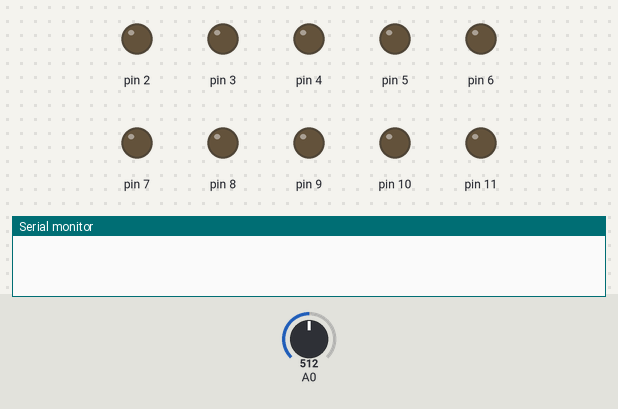
The sketch below on a simulated Arduino Uno, built with avr-gcc and run on an emulated ATmega328P. Shown: output pins drawn as LEDs (lit = HIGH), the last lines printed to the serial monitor. Inputs (shaded band) come from the test bench; at power-on: A0 = 512.

Above: at 1.2 s.
1.3 s: A0 set to 642
2.8 s: A0 set to 658
At 3.05 s:
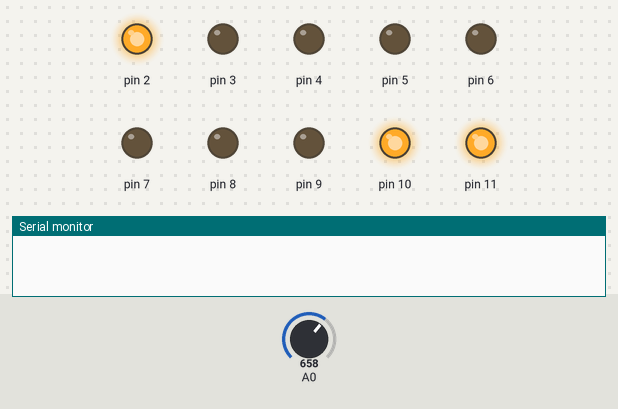
At 10.18 s:
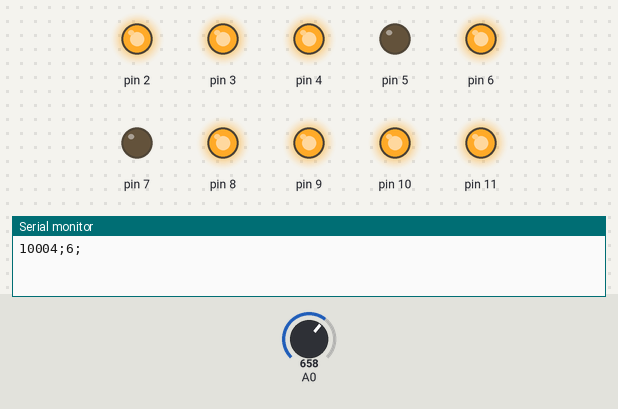
Timing chart, 0 to 10.7 s (numbered marks = the images above; inputs shaded):
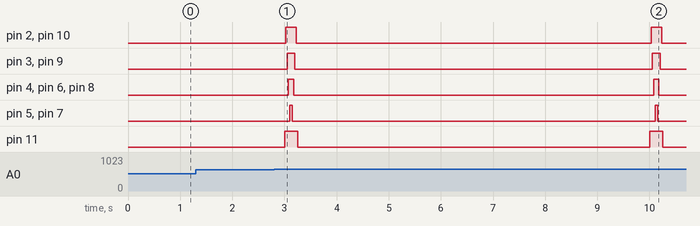

Measured:
- the behaviour switches between 650 and 651 on A0 (found by bisection; images 0 and 1)
- after the input at 1.3 s, every drawn part: stays the same
- after the input at 2.8 s, pin 2: alternates HIGH for 0.20 s and LOW for 6.8 s, starting after 0.23 s; pin 3: alternates HIGH for 0.15 s and LOW for 6.9 s, starting after 0.25 s

The sketch:

main.ino
```cpp
#include "cardio.h"
#include "coeur.h"
#include "param.h"

boolean detection;
const int A=0;
int pulse;      //mesure en direct
int f_cardiac;  //frequence cardiaque calculé

short ledPhase;

unsigned long time; //temps passer depuis le debut du calcule du pouds

unsigned long envois;

void setup() {

  Serial.begin(9600);
  pinMode(A, INPUT);
  pinMode (11, OUTPUT);
  pinMode (2, OUTPUT);
  pinMode (3, OUTPUT);
  pinMode (4, OUTPUT);
  pinMode (5, OUTPUT);
  pinMode (6, OUTPUT);
  pinMode (7, OUTPUT);
  pinMode (8, OUTPUT);
  pinMode (9, OUTPUT);
  pinMode (10, OUTPUT);

  envois = 0;
  ledPhase = 0;

  #ifdef MODE_CHENILLE
  digitalWrite (11, HIGH);
  #endif
  #ifdef MODE_LED2
  digitalWrite (2,HIGH);
  digitalWrite (4,HIGH);
  digitalWrite (6,HIGH);
  digitalWrite (8,HIGH);
  digitalWrite (10,HIGH);
  #endif
  #ifdef MODE_LED3
  digitalWrite (3,HIGH);
  digitalWrite (6,HIGH);
  digitalWrite (9,HIGH);
  #endif
}

void loop()
{
 f_cardiac=mesure(10);
 time = millis();
 Serial.print(time);
 Serial.print(";");
 Serial.print(f_cardiac);
 Serial.print(";");
}
```

cardio.h
```cpp
/*  Fichier     : cardio.h
 *  Auteur      : Hugo Le Boennec
 *  Description : Contient les fonctions pour la lecture des pulsations et le calcul du pouls
 */

#ifndef CARDIO_INCLUDED
#define CARDIO_INCLUDED

double pouls(unsigned int pulsations);

int mesure(int t);

#endif
```

cardio.ino
```cpp
/*  Fichier     : cardio.c
 *  Auteur      : Hugo Le Boennec
 *  Description : Contient les fonctions pour la lecture des pulsations et le calcul du pouls
 */

#include "cardio.h"

#define INTERVALLE 10000

double pouls(unsigned int pulsations)
{
  return pulsations * (INTERVALLE / 60000);
}


int mesure(int t)
{
  //Serial.begin(9600);
  unsigned long ms,duree;

  ms = t*4;

  int m,p,pouls,ms_start,ms_fin;
  unsigned long i;
  boolean level,last,plus;

  i=0;
  p=0;
  m=0;
  level=0;
  last=0;
  plus=0;


  /*Serial.print("T = ");
  Serial.println(t);
  Serial.print("ms = ");
  Serial.println(ms);*/
  while (m<500)
  {
    m=analogRead(A0);
   // Serial.println("attente présence doigt");
  }
  //Serial.println("fin du while");

  ms_start=millis();
  for(i=0;i<ms;i++)
  {
   if(analogRead(A0) > 650)
    {
      level=1;
      if(level!=last)
      {
        p++;
       #ifdef MODE_CHENILLE
        Chenille();
       #endif
       #ifdef MODE_CLIGNOTEMENT
        Clignotement();
       #endif
       #ifdef MODE_LED2
        LED_2();
       #endif
       #ifdef MODE_LED3
        LED_3();
       #endif
       #ifdef MODE_LED1
        LED_1(LED_NUMBER);
       #endif
       plus=1;
      }
      last=1;

    }
    else
    {
      last=0;
      //Serial.println("Pas de changement");
    }
    if(plus==1)
    {
       #ifdef MODE_CHENILLEP
        Chenille_a();
        delay(25);
        Chenille_b();
        delay(25);
        Chenille_c();
        delay(25);
        Chenille_d();
        delay(25);
        Chenille_e();
        delay(25);
        Chenille_f();
        delay(25);
        Chenille_g();
        delay(25);
        Chenille_h();
        delay(25);
        Chenille_i();
        delay(25);
        Chenille_j();
        delay(25);
        Chenille_k();
       #endif
       #ifdef MODE_CLIGNOTEMENTP
        Clignotement_a();
        delay(100);
        Clignotement_b();
        delay(100);
        Clignotement_a();
        delay(50);
        Clignotement_b();
       #endif
       #ifdef MODE_BATTEMENT
        Battement_a();
        delay(25);
        Battement_b();
        delay(25);
        Battement_c();
        delay(25);
        Battement_d();
        delay(25);
        Battement_e();
        delay(50);
        Battement_f();
        delay(25);
        Battement_g();
        delay(25);
        Battement_h();
        delay(25);
        Battement_i();
        delay(25);
        Battement_j();
       #endif
       plus=0;
    }
    else
    {
    delay(250);
    }
  }
  ms_fin=millis();
  duree=(ms_fin-ms_start)/1000;
  pouls=(p*60)/duree;
 /* Serial.print("battement");
  Serial.println(p);
  Serial.print("Durée de la mesure en seconde : ");
  Serial.println(duree);
  Serial.print("Pouls : ");
  Serial.println(pouls);*/
 return pouls;
}
```

coeur.h
```cpp
#ifndef COEUR_INCLUDED
#define COEUR_INCLUDED

int light_time;

void Chenille(void);
void Chenille_a(void);
void Chenille_b(void);
void Chenille_c(void);
void Chenille_d(void);
void Chenille_e(void);
void Chenille_f(void);
void Chenille_g(void);
void Chenille_h(void);
void Chenille_i(void);
void Chenille_j(void);
void Chenille_k(void);
void Clignotement(void);
void Clignotement_a(void);
void Clignotement_b(void);
void LED_2(void);
void LED_3(void);
void Battement_a(void);
void Battement_b(void);
void Battement_c(void);
void Battement_d(void);
void Battement_e(void);
void Battement_f(void);
void Battement_g(void);
void Battement_h(void);
void Battement_i(void);
void Battement_j(void);

void LED_1(int led);

#endif
```

coeur.ino
```cpp
void Chenille(){
        switch (ledPhase)
        {
          case 0 : digitalWrite (11, LOW); digitalWrite (2, HIGH); ledPhase++; break;
          case 1 : digitalWrite (2, LOW); digitalWrite (3, HIGH); ledPhase++; break;
          case 2 : digitalWrite (3, LOW); digitalWrite (4, HIGH); ledPhase++; break;
          case 3 : digitalWrite (4, LOW); digitalWrite (5, HIGH); ledPhase++; break;
          case 4 : digitalWrite (5, LOW); digitalWrite (6, HIGH); ledPhase++; break;
          case 5 : digitalWrite (6, LOW); digitalWrite (7, HIGH); ledPhase++; break;
          case 6 : digitalWrite (7, LOW); digitalWrite (8, HIGH); ledPhase++; break;
          case 7 : digitalWrite (8, LOW); digitalWrite (9, HIGH); ledPhase++; break;
          case 8 : digitalWrite (9, LOW); digitalWrite (10, HIGH); ledPhase++; break;
          case 9 : digitalWrite (10, LOW); digitalWrite (11, HIGH); ledPhase = 0; break;
        }
}
void Clignotement(){
   if (ledPhase==0)
   {
        digitalWrite (11, HIGH);
        digitalWrite (2, HIGH);
        digitalWrite (3, HIGH);
        digitalWrite (4, HIGH);
        digitalWrite (5, HIGH);
        digitalWrite (6, HIGH);
        digitalWrite (7, HIGH);
        digitalWrite (8, HIGH);
        digitalWrite (9, HIGH);
        digitalWrite (10, HIGH);

        ledPhase=1;
   }
   else
   {
        digitalWrite (11, LOW);
        digitalWrite (2, LOW);
        digitalWrite (3, LOW);
        digitalWrite (4, LOW);
        digitalWrite (5, LOW);
        digitalWrite (6, LOW);
        digitalWrite (7, LOW);
        digitalWrite (8, LOW);
        digitalWrite (9, LOW);
        digitalWrite (10, LOW);

        ledPhase=0;
   }
}
void LED_2(){
  if (ledPhase==0)
   {
        digitalWrite (2,LOW);
        digitalWrite (4,LOW);
        digitalWrite (6,LOW);
        digitalWrite (8,LOW);
        digitalWrite (10,LOW);
        digitalWrite (11,HIGH);
        digitalWrite (3,HIGH);
        digitalWrite (5,HIGH);
        digitalWrite (7,HIGH);
        digitalWrite (9,HIGH);

        ledPhase=1;
   }
   else
   {
        digitalWrite (11, LOW);
        digitalWrite (3, LOW);
        digitalWrite (5, LOW);
        digitalWrite (7, LOW);
        digitalWrite (9, LOW);
        digitalWrite (2,HIGH);
        digitalWrite (4,HIGH);
        digitalWrite (6,HIGH);
        digitalWrite (8,HIGH);
        digitalWrite (10,HIGH);

        ledPhase=0;
   }
}
void LED_3(){
  if (ledPhase==0)
   {
        digitalWrite (3,LOW);
        digitalWrite (6,LOW);
        digitalWrite (9,LOW);
        digitalWrite (11,HIGH);
        digitalWrite (4,HIGH);
        digitalWrite (7,HIGH);
        digitalWrite (10,HIGH);

        ledPhase=1;
   }
   else if (ledPhase==1)
   {
        digitalWrite (11,LOW);
        digitalWrite (4,LOW);
        digitalWrite (7,LOW);
        digitalWrite (10,LOW);
        digitalWrite (2,HIGH);
        digitalWrite (5,HIGH);
        digitalWrite (8,HIGH);

        ledPhase=2;
   }
   else
   {
        digitalWrite (2,LOW);
        digitalWrite (5,LOW);
        digitalWrite (8,LOW);
        digitalWrite (3,HIGH);
        digitalWrite (6,HIGH);
        digitalWrite (9,HIGH);

        ledPhase=0;
   }
}

void LED_1(int led){
  if (ledPhase==0)
   {
        digitalWrite (led,HIGH);
        ledPhase=1;
   }
   else
   {
        digitalWrite (led,LOW);
        ledPhase=0;
   }
}
///////////////////////plus
void Clignotement_a(){
        digitalWrite (11, HIGH);
        digitalWrite (2, HIGH);
        digitalWrite (3, HIGH);
        digitalWrite (4, HIGH);
        digitalWrite (5, HIGH);
        digitalWrite (6, HIGH);
        digitalWrite (7, HIGH);
        digitalWrite (8, HIGH);
        digitalWrite (9, HIGH);
        digitalWrite (10, HIGH);
}
void Clignotement_b(){
        digitalWrite (11, LOW);
        digitalWrite (2, LOW);
        digitalWrite (3, LOW);
        digitalWrite (4, LOW);
        digitalWrite (5, LOW);
        digitalWrite (6, LOW);
        digitalWrite (7, LOW);
        digitalWrite (8, LOW);
        digitalWrite (9, LOW);
        digitalWrite (10, LOW);
}
void Chenille_a(){
digitalWrite (11, LOW);
digitalWrite (2, HIGH);
}
void Chenille_b(){
digitalWrite (2, LOW);
digitalWrite (3, HIGH);
}
void Chenille_c(){
digitalWrite (3, LOW);
digitalWrite (4, HIGH);
}
void Chenille_d(){
digitalWrite (4, LOW);
digitalWrite (5, HIGH);
}
void Chenille_e(){
digitalWrite (5, LOW);
digitalWrite (6, HIGH);
}
void Chenille_f(){
digitalWrite (6, LOW);
digitalWrite (7, HIGH);
}
void Chenille_g(){
digitalWrite (7, LOW);
digitalWrite (8, HIGH);
}
void Chenille_h(){
digitalWrite (8, LOW);
digitalWrite (9, HIGH);
}
void Chenille_i(){
digitalWrite (9, LOW);
digitalWrite (10, HIGH);
}
void Chenille_j(){
digitalWrite (10, LOW);
digitalWrite (11, HIGH);
}
void Chenille_k(){
digitalWrite (11, LOW);
}
void Battement_a(){
digitalWrite (11, HIGH);
}
void Battement_b(){
digitalWrite (10, HIGH);
digitalWrite (2, HIGH);
}
void Battement_c(){
digitalWrite (9, HIGH);
digitalWrite (3, HIGH);
}
void Battement_d(){
digitalWrite (8, HIGH);
digitalWrite (4, HIGH);
digitalWrite (6, HIGH);
}
void Battement_e(){
digitalWrite (5, HIGH);
digitalWrite (7, HIGH);
}
void Battement_f(){
digitalWrite (5, LOW);
digitalWrite (7, LOW);
}
void Battement_g(){
digitalWrite (8, LOW);
digitalWrite (4, LOW);
digitalWrite (6, LOW);
}
void Battement_h(){
digitalWrite (9, LOW);
digitalWrite (3, LOW);
}
void Battement_i(){
digitalWrite (10, LOW);
digitalWrite (2, LOW);
}
void Battement_j(){
digitalWrite (11, LOW);
}
```

param.h
```cpp
/*  Ce fichier a ete genere par le programme de generation.
    */

    #ifndef PARAM_INCLUDED
    #define PARAM_INCLUDED

#define MODE_BATTEMENT
//MODE_CHENILLE
//MODE_CLIGNOTEMENT
//MODE_LED2
//MODE_LED3
//MODE_CLIGNOTEMENTP
//MODE_CHENILLEP
//MODE_BATTEMENT
#endif
```
